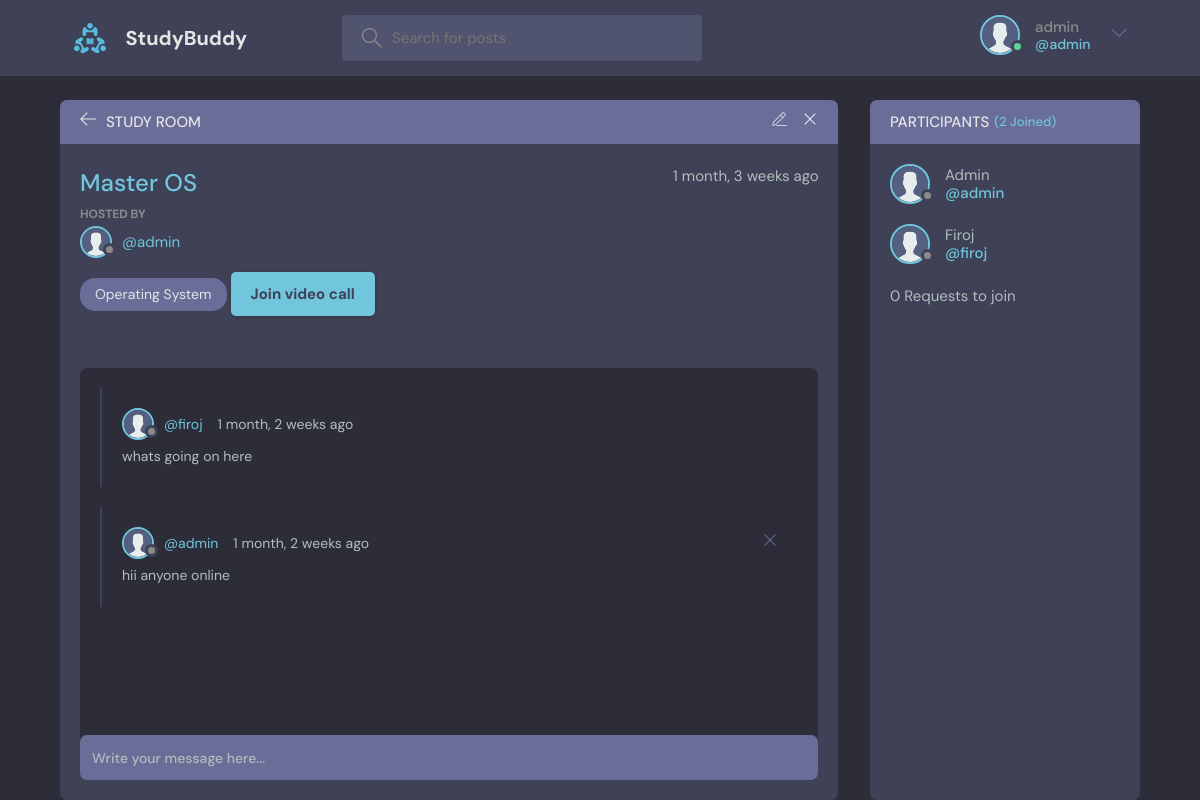
The app's page /room/8/ (signed in), older data.
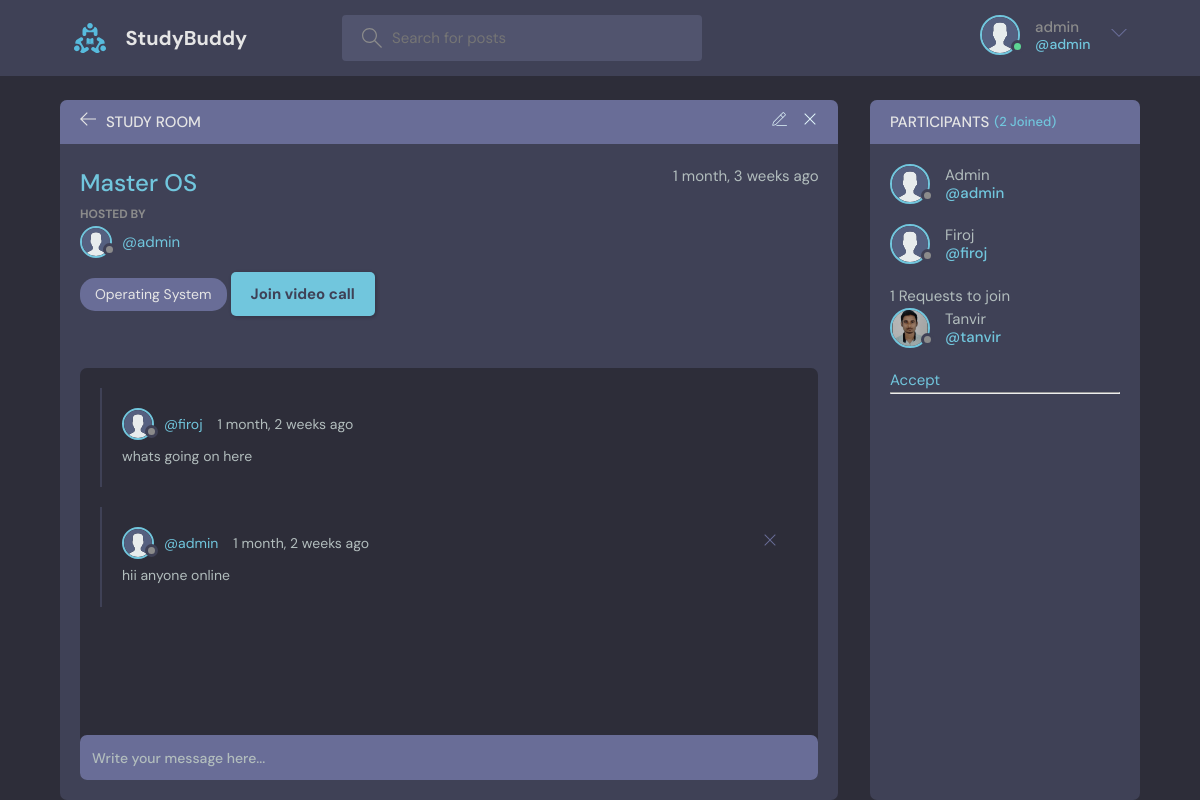
The same page, newer data.
### base/models.py (models this page shows, shortened)
class Message(models.Model):
    user = models.ForeignKey(User, on_delete=models.CASCADE)
    room = models.ForeignKey(Room, on_delete=models.CASCADE)
    body = models.TextField()
    updated = models.DateTimeField(auto_now=True)
    created = models.DateTimeField(auto_now_add=True)
    class Meta:
        ordering = ['updated', 'created']

class User(AbstractUser):
    name = models.CharField(max_length=200, null=True)
    email = models.EmailField(unique=True, null=True)
    bio = models.TextField(null=True)
    avatar = models.ImageField(null=True, default="avatar.svg")
    USERNAME_FIELD = 'email'
    REQUIRED_FIELDS = ['username']  # Add 'username' to REQUIRED_FIELDS

class JoinRequest(models.Model):
    room = models.ForeignKey(Room, on_delete=models.CASCADE, related_name='join_requests')
    applicant=models.ForeignKey(User, on_delete=models.CASCADE)
    approveStatus=models.BooleanField(default=False)

### base/views.py (the view, shortened to what this page needs)
# urls.py: path('room/<str:pk>/', views.room, name="room"),
def room(request, pk):
    room = Room.objects.get(id=pk)
    room_messages = room.message_set.all()
    participants = room.participants.all()
    joinRequests = room.join_requests.all()
    unAcceptedRequests=0
    for joinRequest in joinRequests:
        if not joinRequest.approveStatus:
            unAcceptedRequests+=1
    requested=False
    for joinRequest in joinRequests:
        if request.user == joinRequest.applicant:
            requested=True
    is_participant = request.user in participants
    if room.private == True:
        if is_participant:
            if request.method == 'POST':
                message = Message.objects.create(
                    user=request.user,
                    room=room,
                    body=request.POST.get('body')
                )
                room.participants.add(request.user)
                return redirect('room', pk=room.id)
    context = {'room': room, 'room_messages': room_messages,
               'participants': participants,
               'is_participant':is_participant,'joinRequests':joinRequests,'requested':requested,'unAcceptedRequests':unAcceptedRequests}  #my context
    return render(request, 'base/room.html', context)

### base/models.py (called while the page is built)
    def __str__(self):
        return self.name

### base/templates/base/room.html (shortened to what the changed rows need)
{% extends 'main.html' %}
{% block content %}
<main class="profile-page layout layout--2">
  <div class="container">
    <div class="room">
      <div class="room__box scroll">
        <div class="room__conversation">
          <div class="threads scroll">
            {% for message in room_messages %}
            <div class="thread">
              <div class="thread__top">
                <div class="thread__author">
                  <a href="{% url 'user-profile' message.user.id %}" class="thread__authorInfo">
                    <div class="avatar avatar--small">
                      <img src="{{message.user.avatar.url}}" />
                    </div>
                    <span>@{{message.user.username}}</span>
                  </a>
                  <span class="thread__date">{{message.created|timesince}} ago</span>
                </div>
                {% if request.user == message.user %}
                <a href="{% url 'delete-message' message.id %}">
                  <div class="thread__delete">
                    <svg version="1.1" xmlns="http://www.w3.org/2000/svg" width="32" height="32" viewBox="0 0 32 32">
                      <title>remove</title>
                      <path
                        d="M27.314 6.019l-1.333-1.333-9.98 9.981-9.981-9.981-1.333 1.333 9.981 9.981-9.981 9.98 1.333 1.333 9.981-9.98 9.98 9.98 1.333-1.333-9.98-9.98 9.98-9.981z">
                      </path>
                    </svg>
                  </div>
                </a>
                {% endif %}
              </div>
              <div class="thread__details">
                {{message.body}}
              </div>
            </div>
            {% endfor %}
          </div>
        </div>
      </div>
    </div>
    <div class="participants">
      <div class="participants__list scroll">
        {% for user in participants %}
        <a href="{%  url 'user-profile' user.id %}" class="participant">
          <div class="avatar avatar--medium">
            <img src="{{user.avatar.url}}" />
          </div>
          <p>
            {{user.name}}
            <span>@{{user.username}}</span>
          </p>
        </a>
        {% endfor %}
        {% if room.host == request.user and room.private %}
          <bold> {{unAcceptedRequests}} Requests to join</bold>
          {% for joinRequest in joinRequests %}
            {% if not joinRequest.approveStatus %}
            <a href="{%  url 'user-profile' joinRequest.applicant.id %}" class="participant">
              <div class="avatar avatar--medium">
                <img src="{{joinRequest.applicant.avatar.url}}" />
              </div>
              <p>
                {{joinRequest.applicant.name}}
                <span>@{{joinRequest.applicant.username}}</span>
              </p>
            </a>
            <a href="{% url 'approve-request' joinRequest.id %}">Accept</a>
            <hr>
            {% endif %}
          {% endfor %}
        {% endif %}
      </div>
    </div>
  </div>
</main>
{% endblock content %}

### templates/navbar.html (shortened to what this page needs)
{% load static %}
<header class="header header--loggedIn">
    <div class="container">
        <a href="{% url 'home' %}" class="header__logo">
            <img src="{% static 'images/logo.svg' %}" />
            <h1>StudyBuddy</h1>
        </a>
        <form class="header__search" method="GET" action="{% url 'home' %}">
            <label>
                <input name="q" placeholder="Search for posts" />
            </label>
        </form>
        <nav class="header__menu">
            {% if request.user.is_authenticated %}
            <div class="header__user">
                <a href="{% url 'update-user' %}">
                    <div class="avatar avatar--medium active">
                        <img src="{{request.user.avatar.url}}" />
                    </div>
                    <p>{{request.user.username}} <span>@{{request.user.username}}</span></p>
                </a>
                <button class="dropdown-button">
                    <svg version="1.1" xmlns="http://www.w3.org/2000/svg" width="32" height="32" viewBox="0 0 32 32">
                        <title>chevron-down</title>
                        <path d="M16 21l-13-13h-3l16 16 16-16h-3l-13 13z"></path>
                    </svg>
                </button>
            </div>
            {% else %}
            <a href="{% url 'login' %}">
                <img src="{% static 'images/avatar.svg' %}" />
                <p>Login</p>
            </a>
            {% endif %}
        </nav>
    </div>
</header>

Row changes from the older to the newer data that the page shows:
added JoinRequest: applicant.avatar (picture), applicant.name "Tanvir", applicant.username "tanvir"
Text that changed along with them:
{{ unAcceptedRequests }}: "0" → "1"
